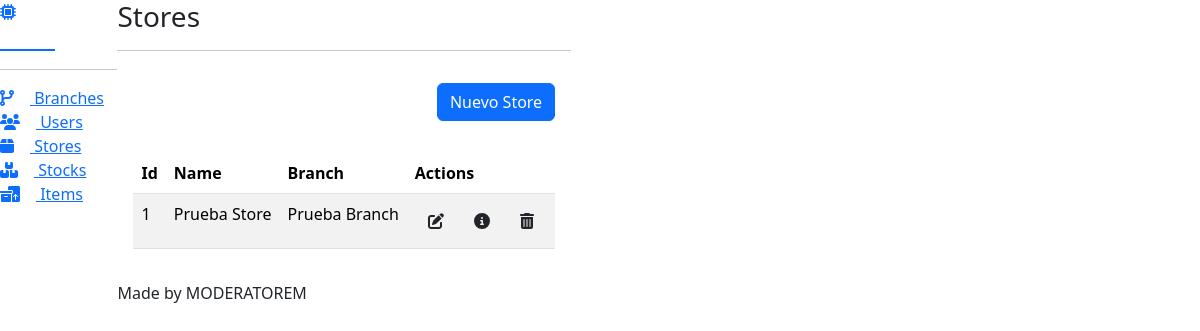
Before: /stores/ with the older database file.
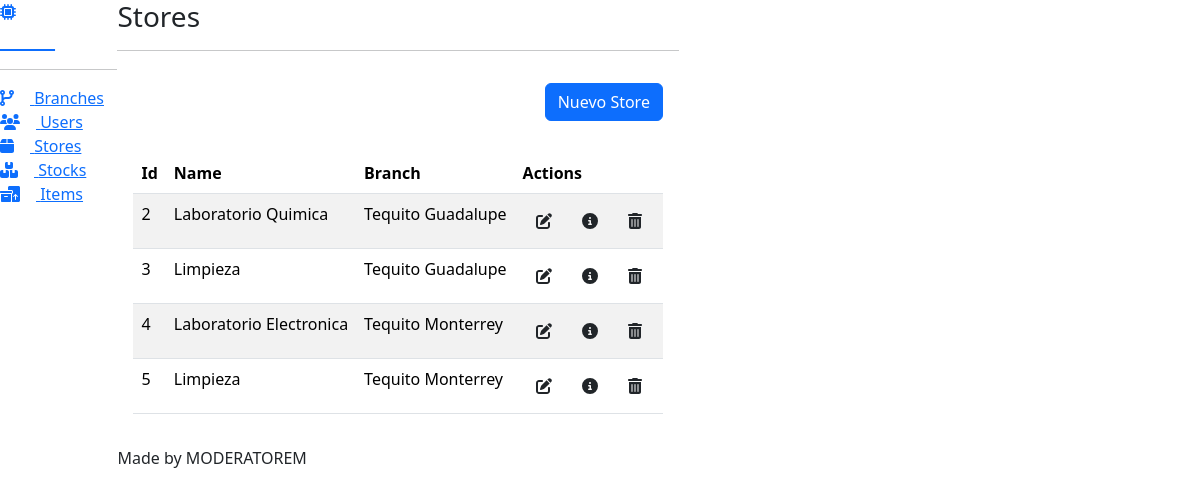
After: the same page with the newer database file.
### apps/stores/models.py (models this page shows, shortened)
class Store(Base):
    name = models.CharField("Name", max_length=50, blank=False, null=False)
    branch = models.ForeignKey(
        Branch, on_delete=models.CASCADE, blank=False, null=False
    )
    class Meta:
        verbose_name = "Store"
        verbose_name_plural = "Stores"

### apps/branches/models.py (models this page shows, shortened)
class Branch(Base):
    name = models.CharField("Name", max_length=50, blank=False, null=False)
    country = models.ForeignKey(
        Country, on_delete=models.CASCADE, blank=False, null=False
    )
    state = models.ForeignKey(State, on_delete=models.CASCADE, blank=False, null=False)
    city = models.ForeignKey(City, on_delete=models.CASCADE, blank=False, null=False)
    def __str__(self):
        return f"{self.name}"
    class Meta:
        verbose_name = "Branch"
        verbose_name_plural = "Branches"

### apps/stores/views/store_views.py (the view)
# urls.py: path("", store_views.ListStores.as_view(), name="index"),
class ListStores(generic.ListView):
    template_name = "stores/index.html"
    context_object_name = "stores"
    model = models.Store
    queryset = model.objects.filter(is_active=True)

### templates/stores/index.html (shortened to what this page needs)
{% extends 'index.html' %}
{% block body %}
  <div class="d-flex justify-content-end align-items-center">
    <div class="col-12 text-end p-3">
      <a href="{% url 'stores:create' %}" class="btn btn-primary">Nuevo Store</a>
    </div>
  </div>
  {% if stores %}
    <div class="d-flex justify-content-center">
      <div class="col-12 p-3">
        <table class="table patientsHeadClass table-striped">
          <thead>
            <tr>
              <th>Id</th>
              <th>Name</th>
              <th>Branch</th>
              <th>Actions</th>
            </tr>
          </thead>
          <tbody>
            {% for store in stores %}
              <tr>
                <td>{{ store.id }}</td>
                <td>{{ store.name }}</td>
                <td>{{ store.branch }}</td>
                <td>
                  <a href="{% url 'stores:update' store.id %}" class="btn"><i class="fa-solid fa-pen-to-square"></i></a>
                  <button class="btn" onclick="openModal('#modal_store','{% url 'stores:detail' store.id %}')"><i class="fa-solid fa-circle-info"></i></button>
                  <button class="btn" onclick="openModal('#modal_store','{% url 'stores:delete' store.id %}')"><i class="fa-solid fa-trash-can"></i></button>
                </td>
              </tr>
            {% endfor %}
          </tbody>
        </table>
      </div>
    </div>
  {% else %}
    <h1>No existen stores</h1>
  {% endif %}
{% endblock %}

Changed rows visible on the page:
removed Store: id "1", name "Prueba Store", branch "Prueba Branch"
added Store: id "2", name "Laboratorio Quimica", branch "Tequito Guadalupe"
added Store: id "3", name "Limpieza", branch "Tequito Guadalupe"
added Store: id "4", name "Laboratorio Electronica", branch "Tequito Monterrey"
added Store: id "5", name "Limpieza", branch "Tequito Monterrey"
